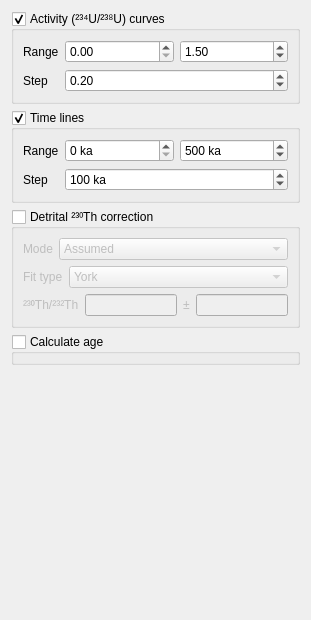
<?xml version="1.0" encoding="UTF-8"?>
<ui version="4.0">
 <class>UThControlOptions</class>
 <widget class="QWidget" name="UThControlOptions">
  <property name="geometry">
   <rect>
    <x>0</x>
    <y>0</y>
    <width>311</width>
    <height>620</height>
   </rect>
  </property>
  <property name="windowTitle">
   <string>Form</string>
  </property>
  <layout class="QVBoxLayout" name="verticalLayout">
   <item>
    <widget class="QGroupBox" name="actGroupBox">
     <property name="title">
      <string>Activity (²³⁴U/²³⁸U) curves</string>
     </property>
     <property name="checkable">
      <bool>true</bool>
     </property>
     <layout class="QFormLayout" name="formLayout">
      <item row="0" column="0">
       <widget class="QLabel" name="label">
        <property name="text">
         <string>Range</string>
        </property>
       </widget>
      </item>
      <item row="0" column="1">
       <layout class="QHBoxLayout" name="horizontalLayout_2">
        <item>
         <widget class="QDoubleSpinBox" name="actMinSpinBox">
          <property name="maximum">
           <double>30.000000000000000</double>
          </property>
          <property name="singleStep">
           <double>0.500000000000000</double>
          </property>
         </widget>
        </item>
        <item>
         <widget class="QDoubleSpinBox" name="actMaxSpinBox">
          <property name="maximum">
           <double>30.000000000000000</double>
          </property>
          <property name="singleStep">
           <double>0.500000000000000</double>
          </property>
          <property name="value">
           <double>1.500000000000000</double>
          </property>
         </widget>
        </item>
       </layout>
      </item>
      <item row="1" column="0">
       <widget class="QLabel" name="label_4">
        <property name="text">
         <string>Step</string>
        </property>
       </widget>
      </item>
      <item row="1" column="1">
       <widget class="QDoubleSpinBox" name="actStepSpinBox">
        <property name="minimum">
         <double>0.010000000000000</double>
        </property>
        <property name="singleStep">
         <double>0.100000000000000</double>
        </property>
        <property name="value">
         <double>0.200000000000000</double>
        </property>
       </widget>
      </item>
     </layout>
    </widget>
   </item>
   <item>
    <widget class="QGroupBox" name="timeGroupBox">
     <property name="title">
      <string>Time lines</string>
     </property>
     <property name="checkable">
      <bool>true</bool>
     </property>
     <layout class="QFormLayout" name="formLayout_2">
      <item row="0" column="0">
       <widget class="QLabel" name="label_2">
        <property name="text">
         <string>Range</string>
        </property>
       </widget>
      </item>
      <item row="0" column="1">
       <layout class="QHBoxLayout" name="horizontalLayout_4">
        <item>
         <widget class="QSpinBox" name="timeMinSpinBox">
          <property name="suffix">
           <string> ka</string>
          </property>
          <property name="maximum">
           <number>1500</number>
          </property>
          <property name="singleStep">
           <number>100</number>
          </property>
         </widget>
        </item>
        <item>
         <widget class="QSpinBox" name="timeMaxSpinBox">
          <property name="suffix">
           <string> ka</string>
          </property>
          <property name="maximum">
           <number>1500</number>
          </property>
          <property name="singleStep">
           <number>100</number>
          </property>
          <property name="value">
           <number>500</number>
          </property>
         </widget>
        </item>
       </layout>
      </item>
      <item row="1" column="0">
       <widget class="QLabel" name="label_6">
        <property name="text">
         <string>Step</string>
        </property>
       </widget>
      </item>
      <item row="1" column="1">
       <widget class="QSpinBox" name="timeStepSpinBox">
        <property name="suffix">
         <string> ka</string>
        </property>
        <property name="minimum">
         <number>1</number>
        </property>
        <property name="maximum">
         <number>1000</number>
        </property>
        <property name="singleStep">
         <number>50</number>
        </property>
        <property name="value">
         <number>100</number>
        </property>
       </widget>
      </item>
     </layout>
    </widget>
   </item>
   <item>
    <widget class="QGroupBox" name="detGroupBox">
     <property name="title">
      <string>Detrital ²³⁰Th correction</string>
     </property>
     <property name="checkable">
      <bool>true</bool>
     </property>
     <property name="checked">
      <bool>false</bool>
     </property>
     <layout class="QFormLayout" name="formLayout_3">
      <item row="0" column="0">
       <widget class="QLabel" name="label_7">
        <property name="text">
         <string>Mode</string>
        </property>
       </widget>
      </item>
      <item row="0" column="1">
       <widget class="QComboBox" name="detModeComboBox">
        <item>
         <property name="text">
          <string>Assumed</string>
         </property>
        </item>
        <item>
         <property name="text">
          <string>Isochron</string>
         </property>
        </item>
       </widget>
      </item>
      <item row="2" column="0" colspan="2">
       <widget class="QFrame" name="assumedFrame">
        <property name="minimumSize">
         <size>
          <width>40</width>
          <height>0</height>
         </size>
        </property>
        <property name="frameShape">
         <enum>QFrame::NoFrame</enum>
        </property>
        <property name="frameShadow">
         <enum>QFrame::Plain</enum>
        </property>
        <property name="lineWidth">
         <number>0</number>
        </property>
        <layout class="QFormLayout" name="formLayout_4">
         <property name="leftMargin">
          <number>0</number>
         </property>
         <property name="topMargin">
          <number>0</number>
         </property>
         <property name="rightMargin">
          <number>0</number>
         </property>
         <property name="bottomMargin">
          <number>0</number>
         </property>
         <item row="0" column="0">
          <widget class="QLabel" name="label_8">
           <property name="text">
            <string>²³⁰Th/²³²Th</string>
           </property>
          </widget>
         </item>
         <item row="0" column="1">
          <layout class="QHBoxLayout" name="horizontalLayout">
           <item>
            <widget class="QLineEdit" name="assValueLineEdit"/>
           </item>
           <item>
            <widget class="QLabel" name="label_9">
             <property name="text">
              <string>±</string>
             </property>
            </widget>
           </item>
           <item>
            <widget class="QLineEdit" name="assUncertLineEdit"/>
           </item>
          </layout>
         </item>
        </layout>
       </widget>
      </item>
      <item row="1" column="0" colspan="2">
       <widget class="QFrame" name="isoFrame">
        <property name="minimumSize">
         <size>
          <width>40</width>
          <height>0</height>
         </size>
        </property>
        <property name="frameShape">
         <enum>QFrame::NoFrame</enum>
        </property>
        <property name="frameShadow">
         <enum>QFrame::Plain</enum>
        </property>
        <property name="lineWidth">
         <number>0</number>
        </property>
        <layout class="QFormLayout" name="formLayout_5">
         <property name="leftMargin">
          <number>0</number>
         </property>
         <property name="topMargin">
          <number>0</number>
         </property>
         <property name="rightMargin">
          <number>0</number>
         </property>
         <property name="bottomMargin">
          <number>0</number>
         </property>
         <item row="0" column="0">
          <widget class="QLabel" name="label_10">
           <property name="text">
            <string>Fit type</string>
           </property>
          </widget>
         </item>
         <item row="0" column="1">
          <widget class="QComboBox" name="detFitComboBox">
           <item>
            <property name="text">
             <string>York</string>
            </property>
           </item>
           <item>
            <property name="text">
             <string>OLS</string>
            </property>
           </item>
           <item>
            <property name="text">
             <string>Huber</string>
            </property>
           </item>
          </widget>
         </item>
        </layout>
       </widget>
      </item>
     </layout>
    </widget>
   </item>
   <item>
    <widget class="QGroupBox" name="ageGroupBox">
     <property name="title">
      <string>Calculate age</string>
     </property>
     <property name="checkable">
      <bool>true</bool>
     </property>
     <property name="checked">
      <bool>false</bool>
     </property>
    </widget>
   </item>
   <item>
    <spacer name="verticalSpacer">
     <property name="orientation">
      <enum>Qt::Vertical</enum>
     </property>
     <property name="sizeHint" stdset="0">
      <size>
       <width>20</width>
       <height>40</height>
      </size>
     </property>
    </spacer>
   </item>
  </layout>
 </widget>
 <resources/>
 <connections/>
</ui>
